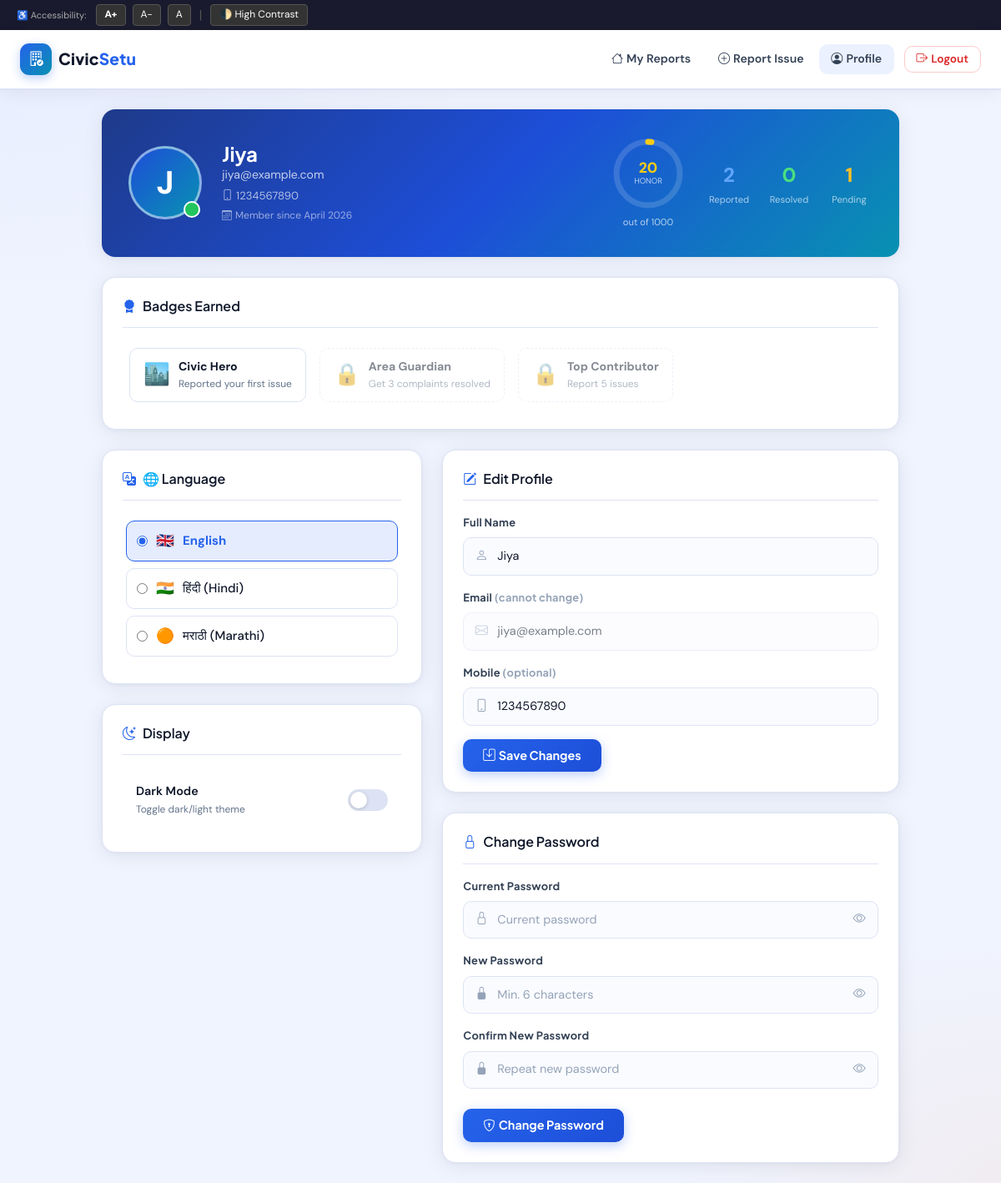
The page /citizen/profile (signed in) on the database its author committed.
### models/models.py (models this page shows, shortened)
class User(UserMixin, db.Model):
    __tablename__ = 'users'
    user_id       = db.Column(db.Integer, primary_key=True, autoincrement=True)
    name          = db.Column(db.String(100), nullable=False)
    email         = db.Column(db.String(150), unique=True, nullable=False)
    password_hash = db.Column(db.String(255), nullable=False)
    phone         = db.Column(db.String(15))
    created_at    = db.Column(db.DateTime, default=datetime.utcnow)
    complaints = db.relationship('Complaint', backref='citizen', lazy=True)

class Complaint(db.Model):
    __tablename__ = 'complaints'
    complaint_id  = db.Column(db.Integer, primary_key=True, autoincrement=True)
    user_id       = db.Column(db.Integer, db.ForeignKey('users.user_id'), nullable=False)
    type_id       = db.Column(db.Integer, db.ForeignKey('issue_types.type_id'), nullable=False)
    image_path    = db.Column(db.String(300), nullable=True)
    location      = db.Column(db.String(255), nullable=False)
    description   = db.Column(db.Text)
    status        = db.Column(db.String(20), default='Pending', nullable=False)
    ai_confidence = db.Column(db.Float)
    submitted_at  = db.Column(db.DateTime, default=datetime.utcnow)
    resolved_at   = db.Column(db.DateTime, nullable=True)
    status_history = db.relationship('StatusLog', backref='complaint', lazy=True)

### routes/citizen.py (the view, shortened to what this page needs)
@citizen_bp.route('/profile', methods=['GET', 'POST'])
@login_required
def profile():
    if hasattr(current_user, 'admin_id'):
        return redirect(url_for('admin.dashboard'))
    complaints = Complaint.query.filter_by(user_id=current_user.user_id).all()
    total    = len(complaints)
    resolved = sum(1 for c in complaints if c.status == 'Resolved')
    pending  = sum(1 for c in complaints if c.status == 'Pending')
    honor_score = min(total * 10 + resolved * 20, 1000)
    badges = []
    if total >= 1:
        badges.append({'icon': '🏙️', 'name': 'Civic Hero',      'desc': 'Reported your first issue'})
    if resolved >= 3:
        badges.append({'icon': '🛡️', 'name': 'Area Guardian',   'desc': '3+ complaints resolved'})
    if total >= 5:
        badges.append({'icon': '⭐', 'name': 'Top Contributor', 'desc': 'Reported 5+ issues'})
    current_lang = session.get('lang', 'en')
    return render_template('citizen/profile.html',
                           stats=dict(total=total, resolved=resolved, pending=pending),
                           honor_score=honor_score,
                           badges=badges,
                           current_lang=current_lang)

### templates/citizen/profile.html (shortened to what this page needs)
{% extends 'base.html' %}
{% block content %}
<div class="row justify-content-center">
  <div class="col-lg-10">
    <div class="cs-card mb-4" style="background:linear-gradient(135deg,#1e3a8a 0%,#1d4ed8 50%,#0891b2 100%);border:none;padding:2rem;">
      <div class="d-flex flex-wrap align-items-center gap-4">
        <div style="position:relative;flex-shrink:0;">
          <div id="profileAvatar" style="width:88px;height:88px;border-radius:50%;background:rgba(255,255,255,0.2);
               border:3px solid rgba(255,255,255,0.5);display:flex;align-items:center;justify-content:center;
               font-size:2.4rem;font-weight:800;color:#fff;cursor:pointer;transition:all .2s;"
               title="Click to change avatar color">
            {{ current_user.name[0].upper() }}
          </div>
          <div style="position:absolute;bottom:2px;right:2px;width:20px;height:20px;background:#22c55e;
               border-radius:50%;border:2px solid #fff;" title="Online"></div>
        </div>
        <div style="flex:1;min-width:180px;">
          <h4 class="fw-bold mb-0" style="color:#fff;">{{ current_user.name }}</h4>
          <div style="color:rgba(255,255,255,0.75);font-size:.88rem;">{{ current_user.email }}</div>
          {% if current_user.phone %}
          <div style="color:rgba(255,255,255,0.65);font-size:.82rem;margin-top:2px;">
            <i class="bi bi-phone me-1"></i>{{ current_user.phone }}
          </div>
          {% endif %}
          <div style="color:rgba(255,255,255,0.55);font-size:.75rem;margin-top:4px;">
            <i class="bi bi-calendar3 me-1"></i>Member since {{ current_user.created_at.strftime('%B %Y') }}
          </div>
        </div>
        <div class="text-center" style="flex-shrink:0;">
          <div style="position:relative;width:90px;height:90px;margin:0 auto;">
            <svg width="90" height="90" style="transform:rotate(-90deg);">
              <circle cx="45" cy="45" r="38" fill="none" stroke="rgba(255,255,255,0.15)" stroke-width="7"/>
              <circle cx="45" cy="45" r="38" fill="none" stroke="#facc15" stroke-width="7"
                stroke-dasharray="{{ (honor_score / 1000 * 238.76)|int }} 238.76"
                stroke-linecap="round"/>
            </svg>
            <div style="position:absolute;top:50%;left:50%;transform:translate(-50%,-50%);text-align:center;">
              <div style="font-size:1.1rem;font-weight:800;color:#facc15;line-height:1;">{{ honor_score }}</div>
              <div style="font-size:.6rem;color:rgba(255,255,255,0.7);line-height:1.2;">HONOR</div>
            </div>
          </div>
          <div style="color:rgba(255,255,255,0.7);font-size:.7rem;margin-top:4px;">out of 1000</div>
        </div>
        <div class="d-flex gap-3 flex-wrap" style="flex-shrink:0;">
          {% for label, val, color in [
              ('Reported', stats.total, '#60a5fa'),
              ('Resolved', stats.resolved, '#4ade80'),
              ('Pending',  stats.pending,  '#fbbf24')] %}
          <div class="text-center" style="min-width:56px;">
            <div style="font-size:1.5rem;font-weight:800;color:{{ color }};">{{ val }}</div>
            <div style="font-size:.7rem;color:rgba(255,255,255,0.65);">{{ label }}</div>
          </div>
          {% endfor %}
        </div>
      </div>
    </div>
    <div class="cs-card mb-4">
      <div class="cs-card-header">
        <h6 class="mb-0 fw-semibold cs-heading"><i class="bi bi-award-fill me-2 text-accent"></i>Badges Earned</h6>
      </div>
      {% if badges %}
      <div class="d-flex flex-wrap gap-3 p-2">
        {% for b in badges %}
        <div style="display:flex;align-items:center;gap:10px;padding:10px 16px;
             border-radius:var(--cs-radius-sm);border:1.5px solid var(--cs-border);
             background:var(--cs-surface);min-width:180px;">
          <span style="font-size:1.6rem;">{{ b.icon }}</span>
          <div>
            <div style="font-weight:700;font-size:.88rem;color:var(--cs-text);">{{ b.name }}</div>
            <div style="font-size:.75rem;color:var(--cs-muted);">{{ b.desc }}</div>
          </div>
        </div>
        {% endfor %}
        {% if stats.resolved < 3 %}
        <div style="display:flex;align-items:center;gap:10px;padding:10px 16px;border-radius:var(--cs-radius-sm);border:1.5px dashed var(--cs-border);opacity:.5;min-width:180px;">
          <span style="font-size:1.6rem;">🔒</span>
          <div><div style="font-weight:700;font-size:.88rem;">Area Guardian</div><div style="font-size:.75rem;color:var(--cs-muted);">Get 3 complaints resolved</div></div>
        </div>
        {% endif %}
        {% if stats.total < 5 %}
        <div style="display:flex;align-items:center;gap:10px;padding:10px 16px;border-radius:var(--cs-radius-sm);border:1.5px dashed var(--cs-border);opacity:.5;min-width:180px;">
          <span style="font-size:1.6rem;">🔒</span>
          <div><div style="font-weight:700;font-size:.88rem;">Top Contributor</div><div style="font-size:.75rem;color:var(--cs-muted);">Report 5 issues</div></div>
        </div>
        {% endif %}
      </div>
      {% else %}
      <div style="text-align:center;padding:1.5rem;color:var(--cs-muted);font-size:.88rem;">
        <i class="bi bi-award" style="font-size:2rem;opacity:.4;display:block;margin-bottom:.5rem;"></i>
        No badges yet — start reporting issues to earn them!
      </div>
      {% endif %}
    </div>
    <div class="row g-4">
      <div class="col-md-5">
        <div class="cs-card mb-4">
          <div class="cs-card-header"><h6 class="mb-0 fw-semibold cs-heading"><i class="bi bi-translate me-2 text-accent"></i>🌐 Language</h6></div>
          <form method="POST">
            <div class="d-flex flex-column gap-2 py-2 px-1">
              {% for code, flag, label in [('en','🇬🇧','English'), ('hi','🇮🇳','हिंदी (Hindi)'), ('mr','🟠','मराठी (Marathi)')] %}
              <label style="display:flex;align-items:center;gap:10px;padding:9px 12px;border-radius:var(--cs-radius-sm);
                     border:1.5px solid {% if current_lang==code %}var(--cs-accent){% else %}var(--cs-border){% endif %};
                     background:{% if current_lang==code %}var(--cs-accent-glow){% else %}transparent{% endif %};
                     cursor:pointer;transition:all .15s;">
                <input type="radio" name="language" value="{{ code }}" {% if current_lang==code %}checked{% endif %}
                       style="accent-color:var(--cs-accent);" onchange="this.form.submit()">
                <span style="font-size:1.1rem;">{{ flag }}</span>
                <span style="font-weight:{% if current_lang==code %}700{% else %}500{% endif %};
                       color:{% if current_lang==code %}var(--cs-accent){% else %}var(--cs-text){% endif %};">{{ label }}</span>
              </label>
              {% endfor %}
            </div>
          </form>
        </div>
        <div class="cs-card">
          <div class="cs-card-header"><h6 class="mb-0 fw-semibold cs-heading"><i class="bi bi-moon-stars me-2 text-accent"></i>Display</h6></div>
          <div class="d-flex align-items-center justify-content-between p-3">
            <div>
              <div style="font-weight:600;font-size:.9rem;color:var(--cs-text);">Dark Mode</div>
              <div style="font-size:.75rem;color:var(--cs-muted);">Toggle dark/light theme</div>
            </div>
            <div class="cs-toggle-wrap">
              <label for="darkModeToggle" class="cs-toggle-label"></label>
            </div>
          </div>
        </div>
      </div>
      <div class="col-md-7">
        <div class="cs-card mb-4">
          <div class="cs-card-header"><h6 class="mb-0 fw-semibold cs-heading"><i class="bi bi-pencil-square me-2 text-accent"></i>Edit Profile</h6></div>
          <form method="POST">
            <div class="cs-form-group mb-3">
              <label class="cs-label">Full Name</label>
              <div class="cs-input-wrap">
                <input type="text" name="name" class="cs-input" value="{{ current_user.name }}" required>
              </div>
            </div>
            <div class="cs-form-group mb-3">
              <label class="cs-label">Email <span class="cs-optional">(cannot change)</span></label>
              <div class="cs-input-wrap">
                <i class="bi bi-envelope cs-input-icon"></i>
                <input type="email" class="cs-input" value="{{ current_user.email }}" disabled style="opacity:.55;">
              </div>
            </div>
            <div class="cs-form-group mb-3">
              <label class="cs-label">Mobile <span class="cs-optional">(optional)</span></label>
              <div class="cs-input-wrap">
                <input type="tel" name="phone" class="cs-input" value="{{ current_user.phone or '' }}" placeholder="+91 98765 43210">
              </div>
            </div>
            <button type="submit" class="cs-btn-primary" style="padding:.5rem 1.5rem;">
              <i class="bi bi-save me-1"></i>Save Changes
            </button>
          </form>
        </div>
        <div class="cs-card">
          <div class="cs-card-header"><h6 class="mb-0 fw-semibold cs-heading"><i class="bi bi-lock me-2 text-accent"></i>Change Password</h6></div>
          <form method="POST">
            <div class="cs-form-group mb-3">
              <label class="cs-label">Current Password</label>
              <div class="cs-input-wrap">
                <input type="password" name="old_password" id="op" class="cs-input" placeholder="Current password" required>
                <button type="button" class="cs-eye-btn" onclick="tp('op','e1')"><i class="bi bi-eye" id="e1"></i></button>
              </div>
            </div>
            <div class="cs-form-group mb-3">
              <label class="cs-label">New Password</label>
              <div class="cs-input-wrap">
                <input type="password" name="new_password" id="np" class="cs-input" placeholder="Min. 6 characters" required minlength="6">
                <button type="button" class="cs-eye-btn" onclick="tp('np','e2')"><i class="bi bi-eye" id="e2"></i></button>
              </div>
            </div>
            <div class="cs-form-group mb-4">
              <label class="cs-label">Confirm New Password</label>
              <div class="cs-input-wrap">
                <input type="password" name="confirm_password" id="cp" class="cs-input" placeholder="Repeat new password" required>
                <button type="button" class="cs-eye-btn" onclick="tp('cp','e3')"><i class="bi bi-eye" id="e3"></i></button>
              </div>
            </div>
            <button type="submit" class="cs-btn-primary" style="padding:.5rem 1.5rem;">
              <i class="bi bi-shield-lock me-1"></i>Change Password
            </button>
          </form>
        </div>
      </div>
    </div>
  </div>
</div>
{% endblock %}

### rows shown on the page
User: name "J", name "Jiya", email "jiya@example.com", phone "1234567890", created_at "April 2026"
Complaint: val "1", status "Pending"

### other values the page prints
{{ honor_score }} "20"
{{ val }} "2" "0"
{{ label }} "Reported" "Resolved"
{{ b.icon }} "🏙️"
{{ b.name }} "Civic Hero"
{{ b.desc }} "Reported your first issue"
{{ flag }} "🇬🇧" "🇮🇳" "🟠"
{{ label }} "English" "हिंदी (Hindi)" "मराठी (Marathi)"
